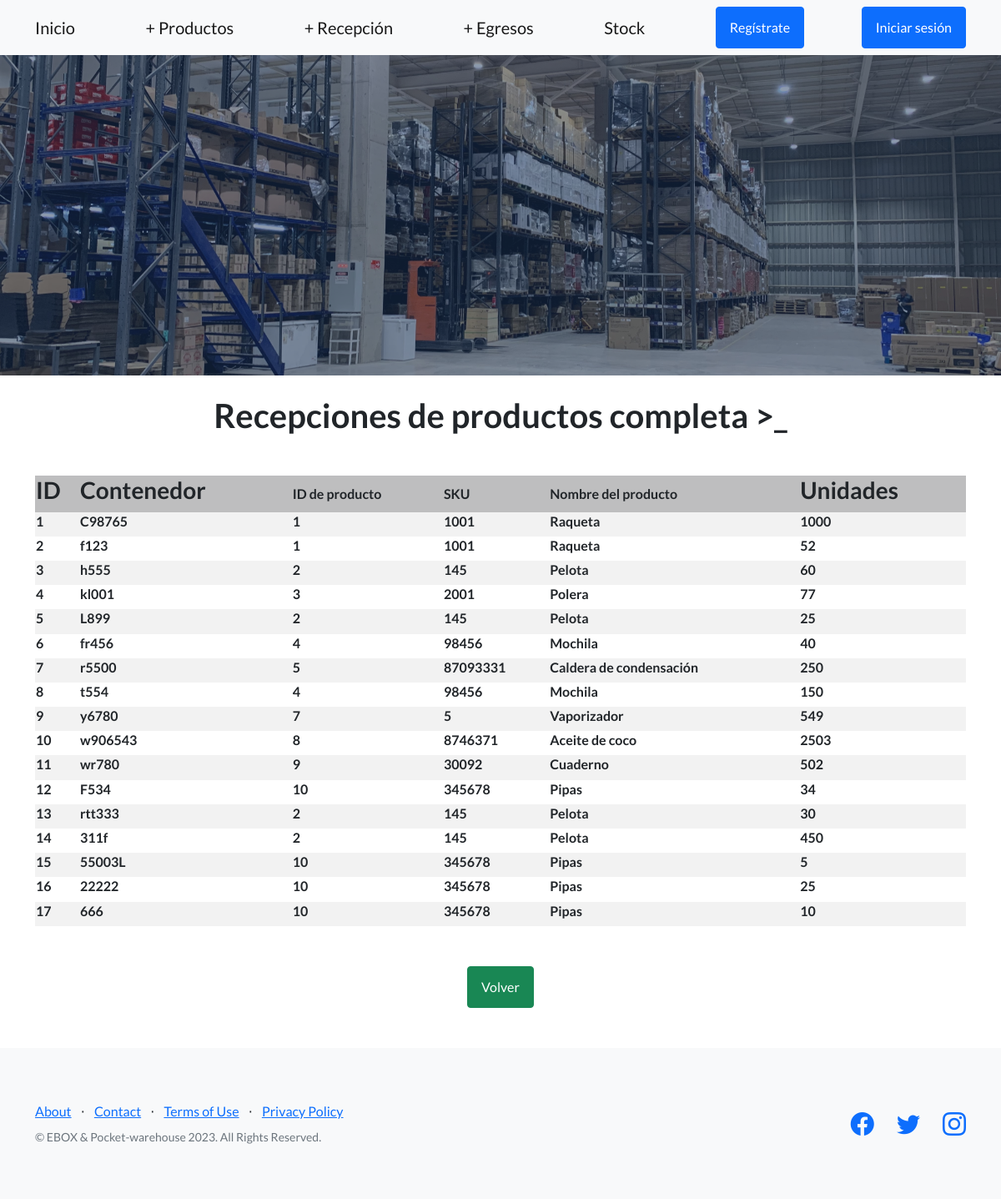
The app's page /eboxApp/recepcion/wRecepcion_full/ with its own data.
### eboxApp/models.py (models this page shows, shortened)
class Recepcion(models.Model):
    num_contenedor = models.CharField(max_length=100)
    sku_in = models.ForeignKey(Maestra, on_delete=models.CASCADE)
    unidades_in = models.IntegerField()

class Maestra(models.Model):
    nombre_producto = models.CharField(max_length=300)
    numero_sku = models.IntegerField()
    categoria = models.CharField(max_length=300)

### eboxApp/views.py (the view)
# urls.py: path('recepcion/wRecepcion_full/', views.buscarRecepcion, name = 'buscarTodoRecepcion'),
def buscarRecepcion(request):
    if request.method == 'GET': # si existe un post
        recepciones = Recepcion.objects.all()
        return render(request, 'eboxApp/wRecepcion_full.html', {'recepciones':recepciones })

### eboxApp/templates/eboxApp/wRecepcion_full.html (shortened to what this page needs)
{% extends "eboxApp/base.html" %}
    {% load static %}
{% block contenido_que_cambia %}
<div class="container" align="center">
    <br>
    <h1 class="mb-5">Recepciones de productos completa >_</h1>
    {% if recepciones %}
                    <table>
                        <tr>
                            <th style="text-align: left"><h3>ID</h3></th>
                            <th style="text-align: left"><h3>Contenedor</h3></th>
                            <th style="text-align: left">ID de producto</th>
                            <th style="text-align: left">SKU</th>
                            <th style="text-align: left">Nombre del producto</th>
                            <th style="text-align: left"><h3>Unidades</h3></th>
                        </tr>
                        {% for i in recepciones %}
                        <tr>
                            <td style="text-align: left"><h6>{{i.pk}}</h6></td>
                            <td style="text-align: left"><h6>{{i.num_contenedor}}</h6></td>
                            <td style="text-align: left"><h6>{{i.sku_in.id}}</h6></td>
                            <td style="text-align: left"><h6>{{i.sku_in.numero_sku}}</h6></td>
                            <td style="text-align: left"><h6>{{i.sku_in.nombre_producto}}</h6></td>
                            <td style="text-align: left"><h6>{{i.unidades_in}}</h6></td>
                        </tr>
                        {% endfor %}
                    </table>
                <br>
                <br>
                <a class="btn btn-success" align = "center" href={% url 'eboxApp:Recepcion' %}>Volver</a>
    {% endif %}
</div>
{% endblock %}

### records on screen
Recepcion: pk "1", num_contenedor "C98765", sku_in.id "1", sku_in.numero_sku "1001", sku_in.nombre_producto "Raqueta", unidades_in "1000"
Recepcion: pk "2", num_contenedor "f123", sku_in.id "1", sku_in.numero_sku "1001", sku_in.nombre_producto "Raqueta", unidades_in "52"
Recepcion: pk "3", num_contenedor "h555", sku_in.id "2", sku_in.numero_sku "145", sku_in.nombre_producto "Pelota", unidades_in "60"
Recepcion: pk "4", num_contenedor "kl001", sku_in.id "3", sku_in.numero_sku "2001", sku_in.nombre_producto "Polera", unidades_in "77"
Recepcion: pk "5", num_contenedor "L899", sku_in.id "2", sku_in.numero_sku "145", sku_in.nombre_producto "Pelota", unidades_in "25"
Recepcion: pk "6", num_contenedor "fr456", sku_in.id "4", sku_in.numero_sku "98456", sku_in.nombre_producto "Mochila", unidades_in "40"
Recepcion: pk "7", num_contenedor "r5500", sku_in.id "5", sku_in.numero_sku "87093331", sku_in.nombre_producto "Caldera de condensación", unidades_in "250"
Recepcion: pk "8", num_contenedor "t554", sku_in.id "4", sku_in.numero_sku "98456", sku_in.nombre_producto "Mochila", unidades_in "150"
Recepcion: pk "9", num_contenedor "y6780", sku_in.id "7", sku_in.numero_sku "5", sku_in.nombre_producto "Vaporizador", unidades_in "549"
Recepcion: pk "10", num_contenedor "w906543", sku_in.id "8", sku_in.numero_sku "8746371", sku_in.nombre_producto "Aceite de coco", unidades_in "2503"
Recepcion: pk "11", num_contenedor "wr780", sku_in.id "9", sku_in.numero_sku "30092", sku_in.nombre_producto "Cuaderno", unidades_in "502"
Recepcion: pk "12", num_contenedor "F534", sku_in.id "10", sku_in.numero_sku "345678", sku_in.nombre_producto "Pipas", unidades_in "34"
Recepcion: pk "13", num_contenedor "rtt333", sku_in.id "2", sku_in.numero_sku "145", sku_in.nombre_producto "Pelota", unidades_in "30"
Recepcion: pk "14", num_contenedor "311f", sku_in.id "2", sku_in.numero_sku "145", sku_in.nombre_producto "Pelota", unidades_in "450"
Recepcion: pk "15", num_contenedor "55003L", sku_in.id "10", sku_in.numero_sku "345678", sku_in.nombre_producto "Pipas", unidades_in "5"
Recepcion: pk "16", num_contenedor "22222", sku_in.id "10", sku_in.numero_sku "345678", sku_in.nombre_producto "Pipas", unidades_in "25"
Recepcion: pk "17", num_contenedor "666", sku_in.id "10", sku_in.numero_sku "345678", sku_in.nombre_producto "Pipas", unidades_in "10"
